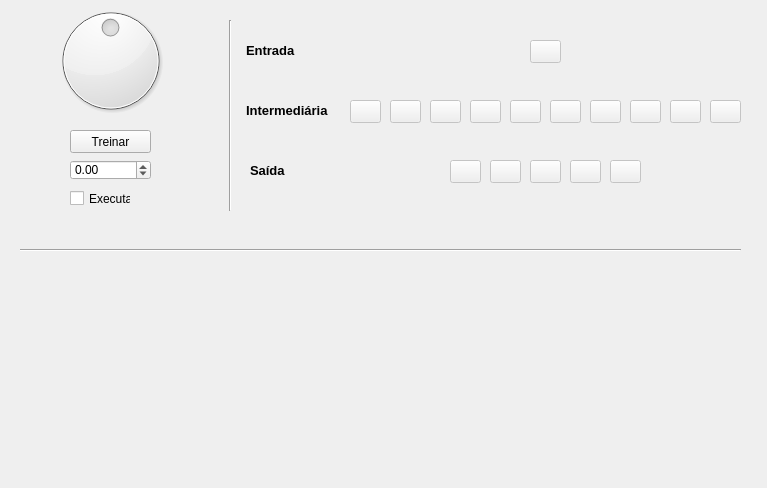
<?xml version="1.0" encoding="UTF-8"?>
<ui version="4.0">
 <class>MainWindow</class>
 <widget class="QMainWindow" name="MainWindow">
  <property name="geometry">
   <rect>
    <x>0</x>
    <y>0</y>
    <width>767</width>
    <height>488</height>
   </rect>
  </property>
  <property name="windowTitle">
   <string>MainWindow</string>
  </property>
  <widget class="QWidget" name="centralWidget">
   <widget class="QDial" name="dialSetPoint">
    <property name="geometry">
     <rect>
      <x>30</x>
      <y>0</y>
      <width>161</width>
      <height>121</height>
     </rect>
    </property>
    <property name="sizePolicy">
     <sizepolicy hsizetype="Fixed" vsizetype="Minimum">
      <horstretch>0</horstretch>
      <verstretch>0</verstretch>
     </sizepolicy>
    </property>
    <property name="minimum">
     <number>-100</number>
    </property>
    <property name="maximum">
     <number>100</number>
    </property>
    <property name="singleStep">
     <number>1</number>
    </property>
   </widget>
   <widget class="QPushButton" name="pushButton">
    <property name="geometry">
     <rect>
      <x>70</x>
      <y>130</y>
      <width>81</width>
      <height>23</height>
     </rect>
    </property>
    <property name="text">
     <string>Treinar</string>
    </property>
   </widget>
   <widget class="QDoubleSpinBox" name="doubleSpinBoxSetPoint">
    <property name="geometry">
     <rect>
      <x>70</x>
      <y>160</y>
      <width>81</width>
      <height>20</height>
     </rect>
    </property>
    <property name="minimum">
     <double>-1.000000000000000</double>
    </property>
    <property name="maximum">
     <double>1.000000000000000</double>
    </property>
    <property name="singleStep">
     <double>0.010000000000000</double>
    </property>
   </widget>
   <widget class="QCheckBox" name="checkBoxRunning">
    <property name="geometry">
     <rect>
      <x>70</x>
      <y>190</y>
      <width>61</width>
      <height>17</height>
     </rect>
    </property>
    <property name="text">
     <string>Executar</string>
    </property>
   </widget>
   <widget class="QCustomPlot" name="widget" native="true">
    <property name="geometry">
     <rect>
      <x>20</x>
      <y>280</y>
      <width>721</width>
      <height>191</height>
     </rect>
    </property>
   </widget>
   <widget class="QPushButton" name="btnMid01">
    <property name="enabled">
     <bool>false</bool>
    </property>
    <property name="geometry">
     <rect>
      <x>350</x>
      <y>100</y>
      <width>31</width>
      <height>23</height>
     </rect>
    </property>
    <property name="text">
     <string/>
    </property>
   </widget>
   <widget class="QPushButton" name="btnMid04">
    <property name="enabled">
     <bool>false</bool>
    </property>
    <property name="geometry">
     <rect>
      <x>470</x>
      <y>100</y>
      <width>31</width>
      <height>23</height>
     </rect>
    </property>
    <property name="text">
     <string/>
    </property>
   </widget>
   <widget class="QPushButton" name="btnMid03">
    <property name="enabled">
     <bool>false</bool>
    </property>
    <property name="geometry">
     <rect>
      <x>430</x>
      <y>100</y>
      <width>31</width>
      <height>23</height>
     </rect>
    </property>
    <property name="text">
     <string/>
    </property>
   </widget>
   <widget class="QPushButton" name="btnMid02">
    <property name="enabled">
     <bool>false</bool>
    </property>
    <property name="geometry">
     <rect>
      <x>390</x>
      <y>100</y>
      <width>31</width>
      <height>23</height>
     </rect>
    </property>
    <property name="text">
     <string/>
    </property>
   </widget>
   <widget class="QPushButton" name="btnMid05">
    <property name="enabled">
     <bool>false</bool>
    </property>
    <property name="geometry">
     <rect>
      <x>510</x>
      <y>100</y>
      <width>31</width>
      <height>23</height>
     </rect>
    </property>
    <property name="text">
     <string/>
    </property>
   </widget>
   <widget class="QPushButton" name="btnMid07">
    <property name="enabled">
     <bool>false</bool>
    </property>
    <property name="geometry">
     <rect>
      <x>590</x>
      <y>100</y>
      <width>31</width>
      <height>23</height>
     </rect>
    </property>
    <property name="text">
     <string/>
    </property>
   </widget>
   <widget class="QPushButton" name="btnMid10">
    <property name="enabled">
     <bool>false</bool>
    </property>
    <property name="geometry">
     <rect>
      <x>710</x>
      <y>100</y>
      <width>31</width>
      <height>23</height>
     </rect>
    </property>
    <property name="text">
     <string/>
    </property>
   </widget>
   <widget class="QPushButton" name="btnMid08">
    <property name="enabled">
     <bool>false</bool>
    </property>
    <property name="geometry">
     <rect>
      <x>630</x>
      <y>100</y>
      <width>31</width>
      <height>23</height>
     </rect>
    </property>
    <property name="text">
     <string/>
    </property>
   </widget>
   <widget class="QPushButton" name="btnMid09">
    <property name="enabled">
     <bool>false</bool>
    </property>
    <property name="geometry">
     <rect>
      <x>670</x>
      <y>100</y>
      <width>31</width>
      <height>23</height>
     </rect>
    </property>
    <property name="text">
     <string/>
    </property>
   </widget>
   <widget class="QPushButton" name="btnMid06">
    <property name="enabled">
     <bool>false</bool>
    </property>
    <property name="geometry">
     <rect>
      <x>550</x>
      <y>100</y>
      <width>31</width>
      <height>23</height>
     </rect>
    </property>
    <property name="text">
     <string/>
    </property>
   </widget>
   <widget class="QPushButton" name="btnEntrada">
    <property name="enabled">
     <bool>false</bool>
    </property>
    <property name="geometry">
     <rect>
      <x>530</x>
      <y>40</y>
      <width>31</width>
      <height>23</height>
     </rect>
    </property>
    <property name="styleSheet">
     <string notr="true"/>
    </property>
    <property name="text">
     <string/>
    </property>
   </widget>
   <widget class="QPushButton" name="btnSaida03">
    <property name="enabled">
     <bool>false</bool>
    </property>
    <property name="geometry">
     <rect>
      <x>530</x>
      <y>160</y>
      <width>31</width>
      <height>23</height>
     </rect>
    </property>
    <property name="text">
     <string/>
    </property>
   </widget>
   <widget class="QPushButton" name="btnSaida01">
    <property name="enabled">
     <bool>false</bool>
    </property>
    <property name="geometry">
     <rect>
      <x>450</x>
      <y>160</y>
      <width>31</width>
      <height>23</height>
     </rect>
    </property>
    <property name="text">
     <string/>
    </property>
   </widget>
   <widget class="QPushButton" name="btnSaida04">
    <property name="enabled">
     <bool>false</bool>
    </property>
    <property name="geometry">
     <rect>
      <x>570</x>
      <y>160</y>
      <width>31</width>
      <height>23</height>
     </rect>
    </property>
    <property name="text">
     <string/>
    </property>
   </widget>
   <widget class="QPushButton" name="btnSaida02">
    <property name="enabled">
     <bool>false</bool>
    </property>
    <property name="geometry">
     <rect>
      <x>490</x>
      <y>160</y>
      <width>31</width>
      <height>23</height>
     </rect>
    </property>
    <property name="text">
     <string/>
    </property>
   </widget>
   <widget class="QPushButton" name="btnSaida05">
    <property name="enabled">
     <bool>false</bool>
    </property>
    <property name="geometry">
     <rect>
      <x>610</x>
      <y>160</y>
      <width>31</width>
      <height>23</height>
     </rect>
    </property>
    <property name="text">
     <string/>
    </property>
   </widget>
   <widget class="QLabel" name="label">
    <property name="geometry">
     <rect>
      <x>246</x>
      <y>40</y>
      <width>71</width>
      <height>20</height>
     </rect>
    </property>
    <property name="font">
     <font>
      <pointsize>10</pointsize>
      <weight>75</weight>
      <bold>true</bold>
     </font>
    </property>
    <property name="text">
     <string>Entrada</string>
    </property>
   </widget>
   <widget class="QLabel" name="label_2">
    <property name="geometry">
     <rect>
      <x>246</x>
      <y>100</y>
      <width>91</width>
      <height>20</height>
     </rect>
    </property>
    <property name="font">
     <font>
      <pointsize>10</pointsize>
      <weight>75</weight>
      <bold>true</bold>
     </font>
    </property>
    <property name="text">
     <string>Intermediária</string>
    </property>
   </widget>
   <widget class="QLabel" name="label_3">
    <property name="geometry">
     <rect>
      <x>250</x>
      <y>160</y>
      <width>41</width>
      <height>20</height>
     </rect>
    </property>
    <property name="font">
     <font>
      <pointsize>10</pointsize>
      <weight>75</weight>
      <bold>true</bold>
     </font>
    </property>
    <property name="text">
     <string>Saída</string>
    </property>
   </widget>
   <widget class="Line" name="line_3">
    <property name="geometry">
     <rect>
      <x>20</x>
      <y>240</y>
      <width>721</width>
      <height>20</height>
     </rect>
    </property>
    <property name="orientation">
     <enum>Qt::Horizontal</enum>
    </property>
   </widget>
   <widget class="Line" name="line_5">
    <property name="geometry">
     <rect>
      <x>220</x>
      <y>20</y>
      <width>20</width>
      <height>191</height>
     </rect>
    </property>
    <property name="orientation">
     <enum>Qt::Vertical</enum>
    </property>
   </widget>
  </widget>
 </widget>
 <layoutdefault spacing="6" margin="11"/>
 <customwidgets>
  <customwidget>
   <class>QCustomPlot</class>
   <extends>QWidget</extends>
   <header>qcustomplot.h</header>
   <container>1</container>
  </customwidget>
 </customwidgets>
 <resources/>
 <connections/>
</ui>
